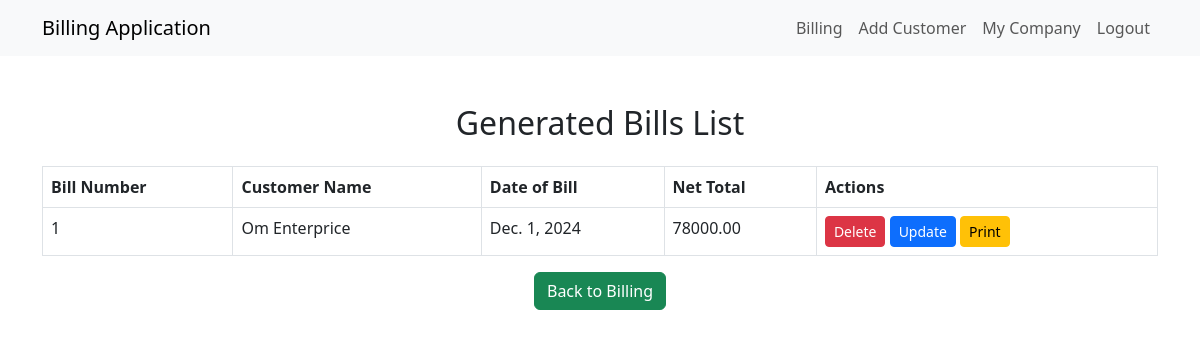
Before: /bill/bills/ with the older database file.
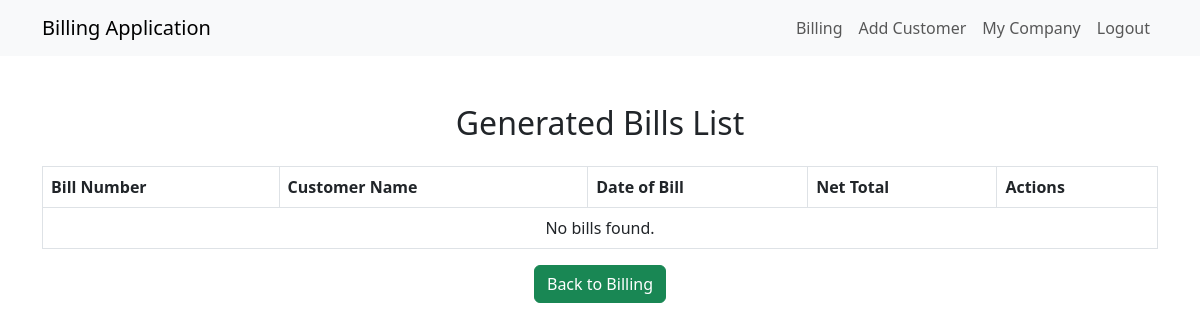
After: the same page with the newer database file.
### bill/models.py (models this page shows, shortened)
class Bill(models.Model):
    bill_number = models.PositiveIntegerField(unique=True)  # Unique bill number
    customer_name = models.CharField(max_length=255)  # Customer's name
    date_of_bill = models.DateField()  # Date of the bill
    net_total = models.DecimalField(max_digits=10, decimal_places=2)  # Total amount of the bill

### bill/views.py (the view)
# urls.py: path('bills/', views.bill_list_view, name='bill_list'),  # URL for bill list
def bill_list_view(request):
    bills = Bill.objects.all()  # Retrieve all bills
    return render(request, 'bill_list.html', {'bills': bills})

### bill/templates/bill_list.html (shortened to what this page needs)
<!DOCTYPE html>
<html lang="en">
<head>
    <link href="https://cdn.jsdelivr.net/npm/bootstrap@5.3.0/dist/css/bootstrap.min.css" rel="stylesheet">
</head>
<body>
    <nav class="navbar navbar-expand-lg navbar-light bg-light">
        <div class="container">
            <a class="navbar-brand" href="#">Billing Application</a>
            <div class="collapse navbar-collapse" id="navbarNav">
                <ul class="navbar-nav ms-auto">
                    <li class="nav-item">
                        <a class="nav-link" href="{% url 'bill' %}">Billing</a>
                    </li>
                    <li class="nav-item">
                        <a class="nav-link" href="{% url 'add_customer' %}">Add Customer</a>
                    </li>
                    <li class="nav-item">
                        <a class="nav-link" href="{% url 'my_company' %}">My Company</a>
                    </li>
                    <li class="nav-item">
                        <a class="nav-link" href="{% url 'logout' %}">Logout</a>
                    </li>
                </ul>
            </div>
        </div>
    </nav>
    <div class="container mt-5">
        <h2 class="text-center mb-4">Generated Bills List</h2>
        <table class="table table-bordered">
            <thead>
                <tr>
                    <th>Bill Number</th>
                    <th>Customer Name</th>
                    <th>Date of Bill</th>
                    <th>Net Total</th>
                    <th>Actions</th>
                </tr>
            </thead>
            <tbody>
                {% for bill in bills %}
                <tr>
                    <td>{{ bill.bill_number }}</td>
                    <td>{{ bill.customer_name }}</td>
                    <td>{{ bill.date_of_bill }}</td>
                    <td>{{ bill.net_total }}</td>
                    <td>
                        <form action="{% url 'delete_bill' bill.id %}" method="post" style="display:inline;">
                            <button type="submit" class="btn btn-danger btn-sm">Delete</button>
                        </form>
                        <a href="{% url 'update_bill' bill.id %}" class="btn btn-primary btn-sm">Update</a>
                        <a href="{% url 'generate_pdf' bill.bill_number %}" class="btn btn-warning btn-sm">Print</a>
                    </td>
                </tr>
                {% empty %}
                <tr>
                    <td colspan="5" class="text-center">No bills found.</td>
                </tr>
                {% endfor %}
            </tbody>
        </table>
        <div class="text-center">
            <a href="{% url 'bill' %}" class="btn btn-success">Back to Billing</a>
        </div>
    </div>
</body>
</html>

Changed rows visible on the page:
removed Bill: bill_number "1", customer_name "Om Enterprice", date_of_bill "Dec. 1, 2024", net_total "78000.00"
Other visible differences:
text now shown: "No bills found."
